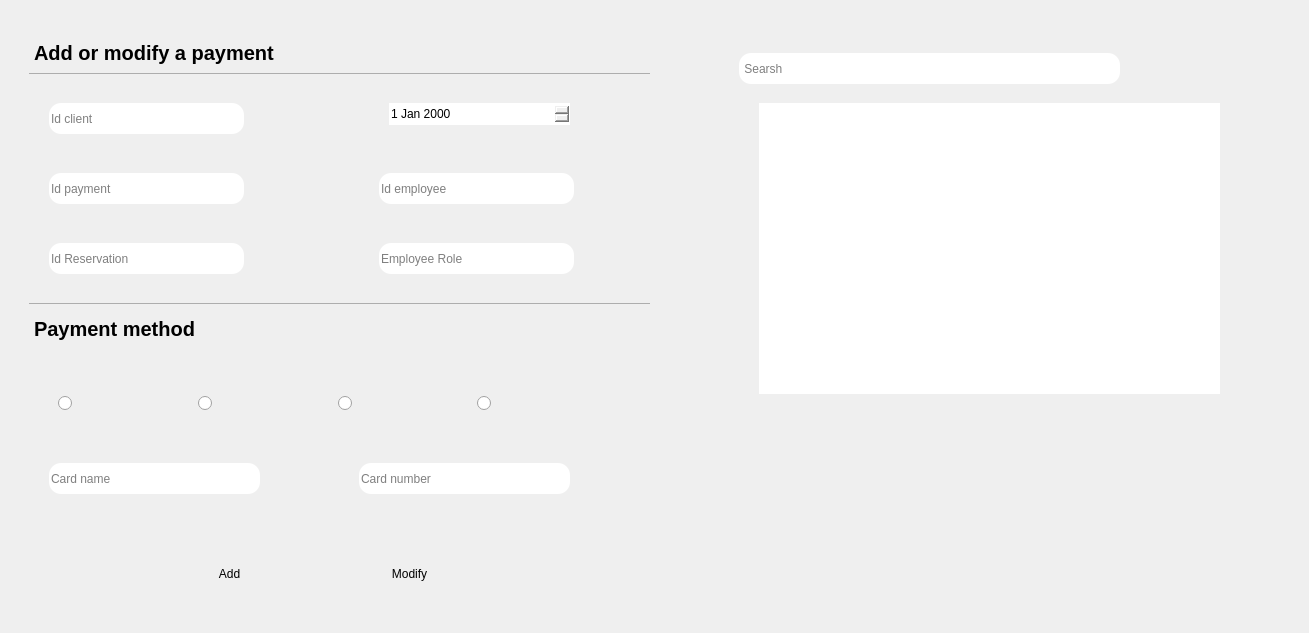
     <widget class="QWidget" name="payment_tab1">
      <attribute name="title">
       <string>payment</string>
      </attribute>
      <widget class="QWidget" name="payment1" native="true">
       <property name="geometry">
        <rect>
         <x>29</x>
         <y>33</y>
         <width>621</width>
         <height>591</height>
        </rect>
       </property>
       <property name="sizeIncrement">
        <size>
         <width>1200</width>
         <height>1200</height>
        </size>
       </property>
       <property name="styleSheet">
        <string notr="true">border-radius:12px;</string>
       </property>
       <widget class="QFrame" name="frame_9">
        <property name="geometry">
         <rect>
          <x>20</x>
          <y>340</y>
          <width>571</width>
          <height>61</height>
         </rect>
        </property>
        <property name="styleSheet">
         <string notr="true">
border-radius:12px;</string>
        </property>
        <property name="frameShape">
         <enum>QFrame::StyledPanel</enum>
        </property>
        <property name="frameShadow">
         <enum>QFrame::Raised</enum>
        </property>
        <layout class="QHBoxLayout" name="horizontalLayout_5">
         <item>
          <widget class="QRadioButton" name="radioButton_6">
           <property name="styleSheet">
            <string notr="true"/>
           </property>
           <property name="text">
            <string/>
           </property>
           <property name="icon">
            <iconset resource="icons.qrc">
             <normaloff>:/login res/master card.png</normaloff>:/login res/master card.png</iconset>
           </property>
           <property name="iconSize">
            <size>
             <width>64</width>
             <height>64</height>
            </size>
           </property>
          </widget>
         </item>
         <item>
          <widget class="QRadioButton" name="radioButton">
           <property name="text">
            <string/>
           </property>
           <property name="icon">
            <iconset resource="icons.qrc">
             <normaloff>:/login res/visa.png</normaloff>:/login res/visa.png</iconset>
           </property>
           <property name="iconSize">
            <size>
             <width>54</width>
             <height>54</height>
            </size>
           </property>
          </widget>
         </item>
         <item>
          <widget class="QRadioButton" name="radioButton_8">
           <property name="text">
            <string/>
           </property>
           <property name="icon">
            <iconset resource="icons.qrc">
             <normaloff>:/login res/american express.png</normaloff>:/login res/american express.png</iconset>
           </property>
           <property name="iconSize">
            <size>
             <width>54</width>
             <height>54</height>
            </size>
           </property>
          </widget>
         </item>
         <item>
          <widget class="QRadioButton" name="radioButton_7">
           <property name="text">
            <string/>
           </property>
           <property name="icon">
            <iconset resource="icons.qrc">
             <normaloff>:/login res/discover.png</normaloff>:/login res/discover.png</iconset>
           </property>
           <property name="iconSize">
            <size>
             <width>54</width>
             <height>54</height>
            </size>
           </property>
          </widget>
         </item>
        </layout>
       </widget>
       <widget class="QLabel" name="label_16">
        <property name="geometry">
         <rect>
          <x>0</x>
          <y>0</y>
          <width>621</width>
          <height>41</height>
         </rect>
        </property>
        <property name="styleSheet">
         <string notr="true">background:transparent;
border-radius:0px;
font-size:20px;
font-weight:700;
border-bottom:1px solid #ADADAD;</string>
        </property>
        <property name="text">
         <string>Add or modify a payment</string>
        </property>
       </widget>
       <widget class="QPushButton" name="pushButton_12">
        <property name="geometry">
         <rect>
          <x>130</x>
          <y>520</y>
          <width>141</width>
          <height>41</height>
         </rect>
        </property>
        <property name="text">
         <string>Add</string>
        </property>
       </widget>
       <widget class="QPushButton" name="pushButton_13">
        <property name="geometry">
         <rect>
          <x>310</x>
          <y>520</y>
          <width>141</width>
          <height>41</height>
         </rect>
        </property>
        <property name="text">
         <string>Modify</string>
        </property>
       </widget>
       <widget class="QLineEdit" name="id_employee_payment_line">
        <property name="geometry">
         <rect>
          <x>350</x>
          <y>140</y>
          <width>195</width>
          <height>31</height>
         </rect>
        </property>
        <property name="text">
         <string/>
        </property>
        <property name="placeholderText">
         <string>Id employee</string>
        </property>
       </widget>
       <widget class="QLineEdit" name="idclient_payment_line">
        <property name="geometry">
         <rect>
          <x>20</x>
          <y>70</y>
          <width>195</width>
          <height>31</height>
         </rect>
        </property>
        <property name="text">
         <string/>
        </property>
        <property name="placeholderText">
         <string>Id client</string>
        </property>
       </widget>
       <widget class="QLineEdit" name="id_payment_line">
        <property name="geometry">
         <rect>
          <x>20</x>
          <y>140</y>
          <width>195</width>
          <height>31</height>
         </rect>
        </property>
        <property name="text">
         <string/>
        </property>
        <property name="placeholderText">
         <string>Id payment</string>
        </property>
       </widget>
       <widget class="QDateEdit" name="dateEdit">
        <property name="geometry">
         <rect>
          <x>360</x>
          <y>70</y>
          <width>181</width>
          <height>22</height>
         </rect>
        </property>
       </widget>
       <widget class="QLineEdit" name="employeerole_payment_line">
        <property name="geometry">
         <rect>
          <x>350</x>
          <y>210</y>
          <width>195</width>
          <height>31</height>
         </rect>
        </property>
        <property name="text">
         <string/>
        </property>
        <property name="maxLength">
         <number>32768</number>
        </property>
        <property name="placeholderText">
         <string>Employee Role</string>
        </property>
       </widget>
       <widget class="QFrame" name="frame_10">
        <property name="geometry">
         <rect>
          <x>160</x>
          <y>270</y>
          <width>18</width>
          <height>18</height>
         </rect>
        </property>
        <property name="styleSheet">
         <string notr="true">
border-radius:12px;</string>
        </property>
        <property name="frameShape">
         <enum>QFrame::StyledPanel</enum>
        </property>
        <property name="frameShadow">
         <enum>QFrame::Raised</enum>
        </property>
       </widget>
       <widget class="QLabel" name="label_18">
        <property name="geometry">
         <rect>
          <x>0</x>
          <y>270</y>
          <width>621</width>
          <height>51</height>
         </rect>
        </property>
        <property name="styleSheet">
         <string notr="true">background:transparent;
border-radius:0px;
font-size:20px;
font-weight:700;
border-top:1px solid #ADADAD;</string>
        </property>
        <property name="text">
         <string>Payment method</string>
        </property>
       </widget>
       <widget class="QLineEdit" name="cardname_payment_line">
        <property name="geometry">
         <rect>
          <x>20</x>
          <y>430</y>
          <width>211</width>
          <height>31</height>
         </rect>
        </property>
        <property name="text">
         <string/>
        </property>
        <property name="placeholderText">
         <string>Card name</string>
        </property>
       </widget>
       <widget class="QLineEdit" name="cardnum_payment_line">
        <property name="geometry">
         <rect>
          <x>330</x>
          <y>430</y>
          <width>211</width>
          <height>31</height>
         </rect>
        </property>
        <property name="text">
         <string/>
        </property>
        <property name="placeholderText">
         <string>Card number</string>
        </property>
       </widget>
       <widget class="QLineEdit" name="idreservation_payment_line">
        <property name="geometry">
         <rect>
          <x>20</x>
          <y>210</y>
          <width>195</width>
          <height>31</height>
         </rect>
        </property>
        <property name="text">
         <string/>
        </property>
        <property name="placeholderText">
         <string>Id Reservation</string>
        </property>
       </widget>
      </widget>
      <widget class="QWidget" name="payment2" native="true">
       <property name="geometry">
        <rect>
         <x>679</x>
         <y>33</y>
         <width>621</width>
         <height>591</height>
        </rect>
       </property>
       <property name="sizeIncrement">
        <size>
         <width>1200</width>
         <height>1200</height>
        </size>
       </property>
       <property name="styleSheet">
        <string notr="true">border-radius:12px;</string>
       </property>
       <widget class="QLineEdit" name="searsh_payment_line">
        <property name="geometry">
         <rect>
          <x>60</x>
          <y>20</y>
          <width>381</width>
          <height>31</height>
         </rect>
        </property>
        <property name="placeholderText">
         <string> Searsh</string>
        </property>
       </widget>
       <widget class="QListWidget" name="listWidget_5">
        <property name="geometry">
         <rect>
          <x>80</x>
          <y>70</y>
          <width>461</width>
          <height>291</height>
         </rect>
        </property>
       </widget>
      </widget>
     </widget>
